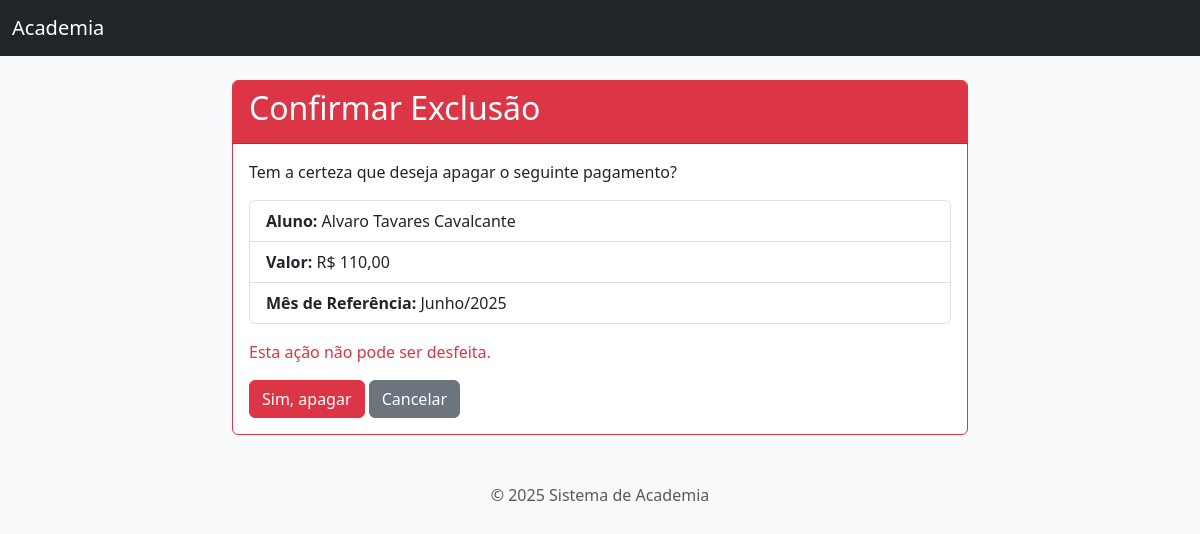
The page /gestao/pagamentos/1/apagar/ on the database as committed earlier.
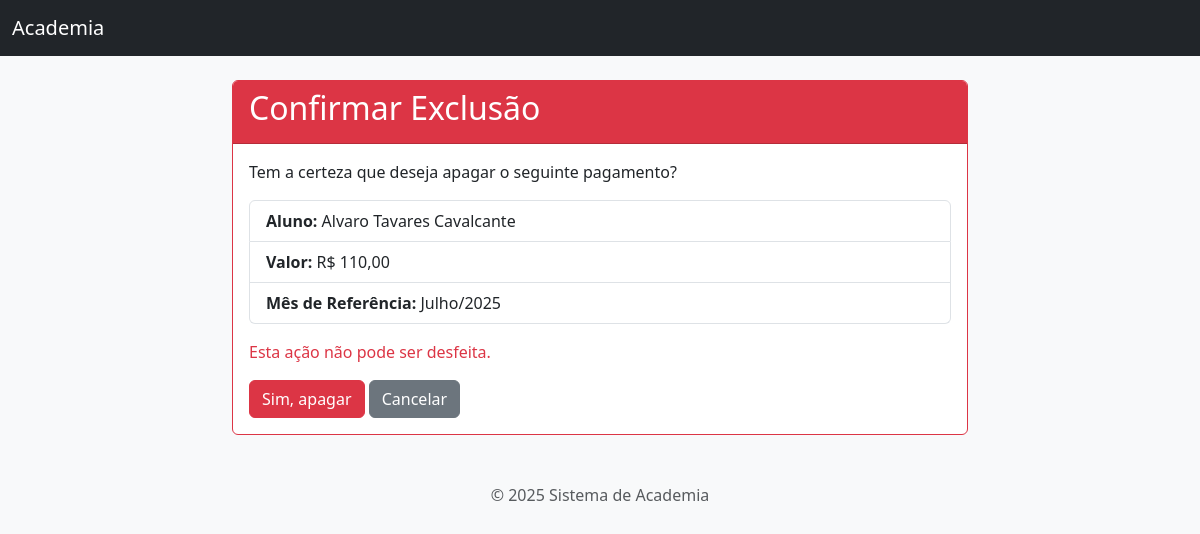
The same page on the database as committed later.
### gestao_academia/models.py (models this page shows, shortened)
class Pagamento(models.Model):
    FORMAS_PAGAMENTO = [('PIX', 'PIX'), ('DIN', 'Dinheiro'), ('CC', 'Cartão de Crédito'), ('CD', 'Cartão de Débito'), ('TRA', 'Transferência Bancária')]
    aluno = models.ForeignKey(Aluno, on_delete=models.CASCADE, related_name="pagamentos")
    valor = models.DecimalField(max_digits=8, decimal_places=2)
    data_pagamento = models.DateField(default=timezone.now)
    mes_referencia = models.DateField()
    forma_pagamento = models.CharField(max_length=3, choices=FORMAS_PAGAMENTO)
    class Meta: ordering = ['-data_pagamento']

class Aluno(models.Model):
    nome_completo = models.CharField(max_length=255)
    cpf = models.CharField(max_length=14, unique=True, null=True, blank=True)
    data_nascimento = models.DateField()
    telefone = models.CharField(max_length=20, blank=True, null=True)
    email = models.EmailField(max_length=255, unique=True)
    responsavel = models.CharField(max_length=255, blank=True, null=True)
    cep = models.CharField(max_length=9, blank=True, null=True)
    rua = models.CharField(max_length=255, blank=True, null=True)
    numero = models.CharField(max_length=10, blank=True, null=True)
    complemento = models.CharField(max_length=100, blank=True, null=True)
    bairro = models.CharField(max_length=100, blank=True, null=True)
    cidade = models.CharField(max_length=100, blank=True, null=True)
    estado = models.CharField(max_length=2, blank=True, null=True)
    data_matricula = models.DateField(default=timezone.now)
    plano = models.ForeignKey(Plano, on_delete=models.SET_NULL, null=True, blank=True, related_name="alunos")
    foto = models.ImageField(upload_to='fotos_alunos/', blank=True, null=True)
    turmas = models.ManyToManyField(Turma, through='Matricula', related_name="alunos")

### gestao_academia/views.py (the view)
# urls.py: path('pagamentos/<int:pk>/apagar/', views.pagamento_apagar, name='pagamento_apagar'),
def pagamento_apagar(request, pk):
    pagamento = get_object_or_404(Pagamento, pk=pk)
    aluno_pk = pagamento.aluno.pk
    if request.method == 'POST':
        pagamento.delete()
        messages.success(request, 'Pagamento apagado com sucesso!')
        return redirect('aluno_detalhe', pk=aluno_pk)
    return render(request, 'gestao_academia/pagamento_confirm_delete.html', {'pagamento': pagamento})

### gestao_academia/templates/gestao_academia/pagamento_confirm_delete.html (shortened to what this page needs)
{% extends "base.html" %}
{% block content %}
<div class="row justify-content-center">
    <div class="col-md-8">
        <div class="card border-danger">
            <div class="card-header bg-danger text-white">
                <h2 class="card-title">Confirmar Exclusão</h2>
            </div>
            <div class="card-body">
                <p>Tem a certeza que deseja apagar o seguinte pagamento?</p>
                <ul class="list-group mb-3">
                    <li class="list-group-item"><strong>Aluno:</strong> {{ pagamento.aluno.nome_completo }}</li>
                    <li class="list-group-item"><strong>Valor:</strong> R$ {{ pagamento.valor|floatformat:2 }}</li>
                    <li class="list-group-item"><strong>Mês de Referência:</strong> {{ pagamento.mes_referencia|date:"F/Y" }}</li>
                </ul>
                <p class="text-danger">Esta ação não pode ser desfeita.</p>
                <form method="post">
                    <button type="submit" class="btn btn-danger">Sim, apagar</button>
                    <a href="{% url 'aluno_detalhe' pk=aluno.pk %}" class="btn btn-secondary">Cancelar</a>
                </form>
            </div>
        </div>
    </div>
</div>
{% endblock %}

Rows that differ between the two databases and show on the page:
changed Pagamento "Alvaro Tavares Cavalcante": mes_referencia "Junho/2025" → "Julho/2025"
